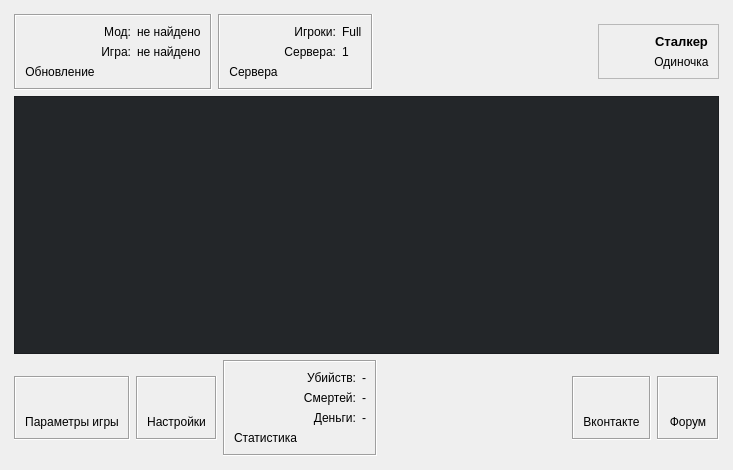
<?xml version="1.0" encoding="UTF-8"?>
<ui version="4.0">
 <class>DashboardView</class>
 <widget class="QWidget" name="DashboardView">
  <property name="geometry">
   <rect>
    <x>0</x>
    <y>0</y>
    <width>733</width>
    <height>470</height>
   </rect>
  </property>
  <layout class="QVBoxLayout" name="verticalLayout_8">
   <property name="leftMargin">
    <number>14</number>
   </property>
   <property name="topMargin">
    <number>14</number>
   </property>
   <property name="rightMargin">
    <number>14</number>
   </property>
   <property name="bottomMargin">
    <number>14</number>
   </property>
   <item>
    <layout class="QHBoxLayout" name="horizontalLayout_4">
     <item>
      <widget class="QFrame" name="frame_3">
       <property name="sizePolicy">
        <sizepolicy hsizetype="Fixed" vsizetype="Fixed">
         <horstretch>0</horstretch>
         <verstretch>0</verstretch>
        </sizepolicy>
       </property>
       <property name="frameShape">
        <enum>QFrame::Box</enum>
       </property>
       <property name="frameShadow">
        <enum>QFrame::Sunken</enum>
       </property>
       <property name="midLineWidth">
        <number>0</number>
       </property>
       <layout class="QGridLayout" name="gridLayout_2">
        <item row="0" column="0">
         <widget class="QPushButton" name="updatesButton">
          <property name="cursor">
           <cursorShape>PointingHandCursor</cursorShape>
          </property>
          <property name="focusPolicy">
           <enum>Qt::NoFocus</enum>
          </property>
          <property name="text">
           <string/>
          </property>
          <property name="icon">
           <iconset resource="../../../../resources/icons.qrc">
            <normaloff>:/icons/images/darkstyle/cloud133.png</normaloff>:/icons/images/darkstyle/cloud133.png</iconset>
          </property>
          <property name="iconSize">
           <size>
            <width>40</width>
            <height>40</height>
           </size>
          </property>
          <property name="flat">
           <bool>true</bool>
          </property>
         </widget>
        </item>
        <item row="0" column="1">
         <layout class="QHBoxLayout" name="horizontalLayout">
          <item>
           <layout class="QVBoxLayout" name="verticalLayout">
            <item>
             <widget class="QLabel" name="label_5">
              <property name="text">
               <string>Мод:</string>
              </property>
              <property name="alignment">
               <set>Qt::AlignRight|Qt::AlignTrailing|Qt::AlignVCenter</set>
              </property>
             </widget>
            </item>
            <item>
             <widget class="QLabel" name="label_6">
              <property name="text">
               <string>Игра:</string>
              </property>
              <property name="alignment">
               <set>Qt::AlignRight|Qt::AlignTrailing|Qt::AlignVCenter</set>
              </property>
             </widget>
            </item>
           </layout>
          </item>
          <item>
           <layout class="QVBoxLayout" name="verticalLayout_2">
            <item>
             <widget class="QLabel" name="modVersionLabel">
              <property name="text">
               <string>не найдено</string>
              </property>
             </widget>
            </item>
            <item>
             <widget class="QLabel" name="gameVersionLabel">
              <property name="text">
               <string>не найдено</string>
              </property>
             </widget>
            </item>
           </layout>
          </item>
         </layout>
        </item>
        <item row="1" column="0">
         <widget class="QLabel" name="label_4">
          <property name="text">
           <string>Обновление</string>
          </property>
          <property name="alignment">
           <set>Qt::AlignCenter</set>
          </property>
         </widget>
        </item>
       </layout>
      </widget>
     </item>
     <item>
      <widget class="QFrame" name="frame">
       <property name="sizePolicy">
        <sizepolicy hsizetype="Fixed" vsizetype="Fixed">
         <horstretch>0</horstretch>
         <verstretch>0</verstretch>
        </sizepolicy>
       </property>
       <property name="frameShape">
        <enum>QFrame::Box</enum>
       </property>
       <property name="frameShadow">
        <enum>QFrame::Sunken</enum>
       </property>
       <property name="midLineWidth">
        <number>0</number>
       </property>
       <layout class="QGridLayout" name="gridLayout_4">
        <item row="0" column="0">
         <widget class="QPushButton" name="serversButton">
          <property name="cursor">
           <cursorShape>PointingHandCursor</cursorShape>
          </property>
          <property name="focusPolicy">
           <enum>Qt::NoFocus</enum>
          </property>
          <property name="text">
           <string/>
          </property>
          <property name="icon">
           <iconset resource="../../../../resources/icons.qrc">
            <normaloff>:/icons/images/darkstyle/eye106.png</normaloff>:/icons/images/darkstyle/eye106.png</iconset>
          </property>
          <property name="iconSize">
           <size>
            <width>40</width>
            <height>40</height>
           </size>
          </property>
          <property name="flat">
           <bool>true</bool>
          </property>
         </widget>
        </item>
        <item row="0" column="1">
         <layout class="QHBoxLayout" name="horizontalLayout_2">
          <item>
           <layout class="QVBoxLayout" name="verticalLayout_3">
            <item>
             <widget class="QLabel" name="label_7">
              <property name="text">
               <string>Игроки:</string>
              </property>
              <property name="alignment">
               <set>Qt::AlignRight|Qt::AlignTrailing|Qt::AlignVCenter</set>
              </property>
             </widget>
            </item>
            <item>
             <widget class="QLabel" name="label_10">
              <property name="text">
               <string>Сервера:</string>
              </property>
              <property name="alignment">
               <set>Qt::AlignRight|Qt::AlignTrailing|Qt::AlignVCenter</set>
              </property>
             </widget>
            </item>
           </layout>
          </item>
          <item>
           <layout class="QVBoxLayout" name="verticalLayout_4">
            <item>
             <widget class="QLabel" name="label_11">
              <property name="text">
               <string>Full</string>
              </property>
             </widget>
            </item>
            <item>
             <widget class="QLabel" name="label_12">
              <property name="text">
               <string>1</string>
              </property>
             </widget>
            </item>
           </layout>
          </item>
         </layout>
        </item>
        <item row="1" column="0">
         <widget class="QLabel" name="label">
          <property name="text">
           <string>Сервера</string>
          </property>
          <property name="alignment">
           <set>Qt::AlignCenter</set>
          </property>
         </widget>
        </item>
       </layout>
      </widget>
     </item>
     <item>
      <spacer name="horizontalSpacer">
       <property name="orientation">
        <enum>Qt::Horizontal</enum>
       </property>
       <property name="sizeHint" stdset="0">
        <size>
         <width>40</width>
         <height>20</height>
        </size>
       </property>
      </spacer>
     </item>
     <item>
      <widget class="QFrame" name="frame_8">
       <property name="enabled">
        <bool>true</bool>
       </property>
       <property name="sizePolicy">
        <sizepolicy hsizetype="Fixed" vsizetype="Fixed">
         <horstretch>0</horstretch>
         <verstretch>0</verstretch>
        </sizepolicy>
       </property>
       <property name="frameShape">
        <enum>QFrame::StyledPanel</enum>
       </property>
       <property name="frameShadow">
        <enum>QFrame::Sunken</enum>
       </property>
       <layout class="QGridLayout" name="gridLayout">
        <item row="0" column="0">
         <widget class="QPushButton" name="profileButton">
          <property name="maximumSize">
           <size>
            <width>71</width>
            <height>71</height>
           </size>
          </property>
          <property name="focusPolicy">
           <enum>Qt::NoFocus</enum>
          </property>
          <property name="text">
           <string/>
          </property>
          <property name="icon">
           <iconset resource="../../../../resources/icons.qrc">
            <normaloff>:/icons/images/default avatar.png</normaloff>:/icons/images/default avatar.png</iconset>
          </property>
          <property name="iconSize">
           <size>
            <width>60</width>
            <height>60</height>
           </size>
          </property>
          <property name="flat">
           <bool>true</bool>
          </property>
         </widget>
        </item>
        <item row="0" column="1">
         <layout class="QVBoxLayout" name="verticalLayout_7">
          <item>
           <widget class="QLabel" name="label_22">
            <property name="font">
             <font>
              <pointsize>10</pointsize>
              <weight>75</weight>
              <bold>true</bold>
             </font>
            </property>
            <property name="text">
             <string>Сталкер</string>
            </property>
            <property name="alignment">
             <set>Qt::AlignCenter</set>
            </property>
           </widget>
          </item>
          <item>
           <widget class="QLabel" name="label_23">
            <property name="text">
             <string>Одиночка</string>
            </property>
            <property name="alignment">
             <set>Qt::AlignCenter</set>
            </property>
           </widget>
          </item>
         </layout>
        </item>
       </layout>
      </widget>
     </item>
    </layout>
   </item>
   <item>
    <widget class="QListWidget" name="listWidget">
     <property name="focusPolicy">
      <enum>Qt::NoFocus</enum>
     </property>
     <property name="styleSheet">
      <string notr="true">background-color: rgb(35, 38, 41);</string>
     </property>
     <property name="verticalScrollBarPolicy">
      <enum>Qt::ScrollBarAlwaysOff</enum>
     </property>
     <property name="horizontalScrollBarPolicy">
      <enum>Qt::ScrollBarAlwaysOff</enum>
     </property>
    </widget>
   </item>
   <item>
    <layout class="QHBoxLayout" name="horizontalLayout_5">
     <item>
      <widget class="QFrame" name="frame_2">
       <property name="sizePolicy">
        <sizepolicy hsizetype="Fixed" vsizetype="Fixed">
         <horstretch>0</horstretch>
         <verstretch>0</verstretch>
        </sizepolicy>
       </property>
       <property name="frameShape">
        <enum>QFrame::Box</enum>
       </property>
       <property name="frameShadow">
        <enum>QFrame::Sunken</enum>
       </property>
       <property name="midLineWidth">
        <number>0</number>
       </property>
       <layout class="QGridLayout" name="gridLayout_3">
        <item row="0" column="0">
         <widget class="QPushButton" name="gameSettingsButton">
          <property name="cursor">
           <cursorShape>PointingHandCursor</cursorShape>
          </property>
          <property name="focusPolicy">
           <enum>Qt::NoFocus</enum>
          </property>
          <property name="text">
           <string/>
          </property>
          <property name="icon">
           <iconset resource="../../../../resources/icons.qrc">
            <normaloff>:/icons/images/darkstyle/puzzleSetting37.png</normaloff>:/icons/images/darkstyle/puzzleSetting37.png</iconset>
          </property>
          <property name="iconSize">
           <size>
            <width>40</width>
            <height>40</height>
           </size>
          </property>
          <property name="flat">
           <bool>true</bool>
          </property>
         </widget>
        </item>
        <item row="1" column="0">
         <widget class="QLabel" name="label_3">
          <property name="text">
           <string>Параметры игры</string>
          </property>
          <property name="alignment">
           <set>Qt::AlignCenter</set>
          </property>
         </widget>
        </item>
       </layout>
      </widget>
     </item>
     <item>
      <widget class="QFrame" name="frame_4">
       <property name="sizePolicy">
        <sizepolicy hsizetype="Fixed" vsizetype="Fixed">
         <horstretch>0</horstretch>
         <verstretch>0</verstretch>
        </sizepolicy>
       </property>
       <property name="frameShape">
        <enum>QFrame::Box</enum>
       </property>
       <property name="frameShadow">
        <enum>QFrame::Sunken</enum>
       </property>
       <property name="midLineWidth">
        <number>0</number>
       </property>
       <layout class="QGridLayout" name="gridLayout_5">
        <item row="0" column="0">
         <widget class="QPushButton" name="settingsButton">
          <property name="cursor">
           <cursorShape>PointingHandCursor</cursorShape>
          </property>
          <property name="focusPolicy">
           <enum>Qt::NoFocus</enum>
          </property>
          <property name="text">
           <string/>
          </property>
          <property name="icon">
           <iconset resource="../../../../resources/icons.qrc">
            <normaloff>:/icons/images/darkstyle/wrench10.png</normaloff>:/icons/images/darkstyle/wrench10.png</iconset>
          </property>
          <property name="iconSize">
           <size>
            <width>40</width>
            <height>40</height>
           </size>
          </property>
          <property name="flat">
           <bool>true</bool>
          </property>
         </widget>
        </item>
        <item row="1" column="0">
         <widget class="QLabel" name="label_13">
          <property name="text">
           <string>Настройки</string>
          </property>
          <property name="alignment">
           <set>Qt::AlignCenter</set>
          </property>
         </widget>
        </item>
       </layout>
      </widget>
     </item>
     <item>
      <widget class="QFrame" name="frame_5">
       <property name="sizePolicy">
        <sizepolicy hsizetype="Fixed" vsizetype="Fixed">
         <horstretch>0</horstretch>
         <verstretch>0</verstretch>
        </sizepolicy>
       </property>
       <property name="frameShape">
        <enum>QFrame::Box</enum>
       </property>
       <property name="frameShadow">
        <enum>QFrame::Sunken</enum>
       </property>
       <property name="midLineWidth">
        <number>0</number>
       </property>
       <layout class="QGridLayout" name="gridLayout_6">
        <item row="0" column="0">
         <widget class="QPushButton" name="statsButton">
          <property name="cursor">
           <cursorShape>PointingHandCursor</cursorShape>
          </property>
          <property name="focusPolicy">
           <enum>Qt::NoFocus</enum>
          </property>
          <property name="text">
           <string/>
          </property>
          <property name="icon">
           <iconset resource="../../../../resources/icons.qrc">
            <normaloff>:/icons/images/darkstyle/statistics13.png</normaloff>:/icons/images/darkstyle/statistics13.png</iconset>
          </property>
          <property name="iconSize">
           <size>
            <width>40</width>
            <height>40</height>
           </size>
          </property>
          <property name="flat">
           <bool>true</bool>
          </property>
         </widget>
        </item>
        <item row="0" column="1">
         <layout class="QHBoxLayout" name="horizontalLayout_3">
          <item>
           <layout class="QVBoxLayout" name="verticalLayout_5">
            <item>
             <widget class="QLabel" name="label_14">
              <property name="text">
               <string>Убийств:</string>
              </property>
              <property name="alignment">
               <set>Qt::AlignRight|Qt::AlignTrailing|Qt::AlignVCenter</set>
              </property>
             </widget>
            </item>
            <item>
             <widget class="QLabel" name="label_15">
              <property name="text">
               <string>Смертей:</string>
              </property>
              <property name="alignment">
               <set>Qt::AlignRight|Qt::AlignTrailing|Qt::AlignVCenter</set>
              </property>
             </widget>
            </item>
            <item>
             <widget class="QLabel" name="label_18">
              <property name="text">
               <string>Деньги:</string>
              </property>
              <property name="alignment">
               <set>Qt::AlignRight|Qt::AlignTrailing|Qt::AlignVCenter</set>
              </property>
             </widget>
            </item>
           </layout>
          </item>
          <item>
           <layout class="QVBoxLayout" name="verticalLayout_6">
            <item>
             <widget class="QLabel" name="label_16">
              <property name="text">
               <string>-</string>
              </property>
             </widget>
            </item>
            <item>
             <widget class="QLabel" name="label_17">
              <property name="text">
               <string>-</string>
              </property>
             </widget>
            </item>
            <item>
             <widget class="QLabel" name="label_19">
              <property name="text">
               <string>-</string>
              </property>
             </widget>
            </item>
           </layout>
          </item>
         </layout>
        </item>
        <item row="1" column="0">
         <widget class="QLabel" name="label_2">
          <property name="text">
           <string>Статистика</string>
          </property>
          <property name="alignment">
           <set>Qt::AlignCenter</set>
          </property>
         </widget>
        </item>
       </layout>
      </widget>
     </item>
     <item>
      <spacer name="horizontalSpacer_2">
       <property name="orientation">
        <enum>Qt::Horizontal</enum>
       </property>
       <property name="sizeHint" stdset="0">
        <size>
         <width>40</width>
         <height>20</height>
        </size>
       </property>
      </spacer>
     </item>
     <item>
      <widget class="QFrame" name="frame_6">
       <property name="sizePolicy">
        <sizepolicy hsizetype="Fixed" vsizetype="Fixed">
         <horstretch>0</horstretch>
         <verstretch>0</verstretch>
        </sizepolicy>
       </property>
       <property name="frameShape">
        <enum>QFrame::Box</enum>
       </property>
       <property name="frameShadow">
        <enum>QFrame::Sunken</enum>
       </property>
       <property name="midLineWidth">
        <number>0</number>
       </property>
       <layout class="QGridLayout" name="gridLayout_7">
        <item row="0" column="0">
         <widget class="QPushButton" name="vkButton">
          <property name="cursor">
           <cursorShape>PointingHandCursor</cursorShape>
          </property>
          <property name="focusPolicy">
           <enum>Qt::NoFocus</enum>
          </property>
          <property name="text">
           <string/>
          </property>
          <property name="icon">
           <iconset resource="../../../../resources/icons.qrc">
            <normaloff>:/icons/images/darkstyle/vk.png</normaloff>:/icons/images/darkstyle/vk.png</iconset>
          </property>
          <property name="iconSize">
           <size>
            <width>40</width>
            <height>40</height>
           </size>
          </property>
          <property name="flat">
           <bool>true</bool>
          </property>
         </widget>
        </item>
        <item row="1" column="0">
         <widget class="QLabel" name="label_20">
          <property name="text">
           <string>Вконтакте</string>
          </property>
          <property name="alignment">
           <set>Qt::AlignCenter</set>
          </property>
         </widget>
        </item>
       </layout>
      </widget>
     </item>
     <item>
      <widget class="QFrame" name="frame_7">
       <property name="sizePolicy">
        <sizepolicy hsizetype="Fixed" vsizetype="Fixed">
         <horstretch>0</horstretch>
         <verstretch>0</verstretch>
        </sizepolicy>
       </property>
       <property name="frameShape">
        <enum>QFrame::Box</enum>
       </property>
       <property name="frameShadow">
        <enum>QFrame::Sunken</enum>
       </property>
       <property name="midLineWidth">
        <number>0</number>
       </property>
       <layout class="QGridLayout" name="gridLayout_8">
        <item row="1" column="0">
         <widget class="QLabel" name="label_21">
          <property name="text">
           <string>Форум</string>
          </property>
          <property name="alignment">
           <set>Qt::AlignCenter</set>
          </property>
         </widget>
        </item>
        <item row="0" column="0">
         <widget class="QPushButton" name="forumButton">
          <property name="cursor">
           <cursorShape>PointingHandCursor</cursorShape>
          </property>
          <property name="focusPolicy">
           <enum>Qt::NoFocus</enum>
          </property>
          <property name="text">
           <string/>
          </property>
          <property name="icon">
           <iconset resource="../../../../resources/icons.qrc">
            <normaloff>:/icons/images/darkstyle/user167.png</normaloff>:/icons/images/darkstyle/user167.png</iconset>
          </property>
          <property name="iconSize">
           <size>
            <width>40</width>
            <height>40</height>
           </size>
          </property>
          <property name="flat">
           <bool>true</bool>
          </property>
         </widget>
        </item>
       </layout>
      </widget>
     </item>
    </layout>
   </item>
  </layout>
 </widget>
 <resources>
  <include location="../../../../resources/icons.qrc"/>
 </resources>
 <connections/>
</ui>
